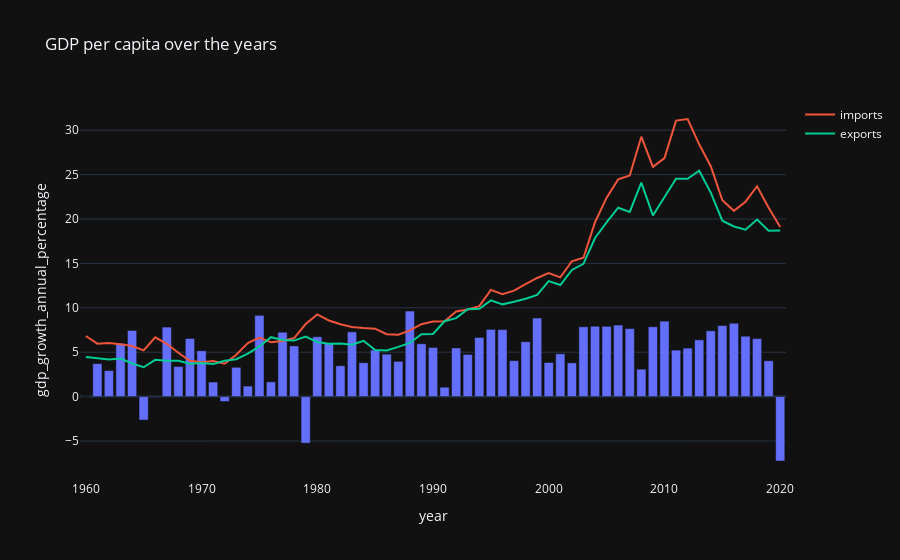

Notebook code for this chart:
### Markdown cell above
From the above observations that maybe gdp growth is correlated to imports and the exports. So, we can plot a scatter plot to see the correlation between the two.

### Code cell
# gdp bar plot
fig = px.bar(df, x='year', y='gdp_growth_annual_percentage',
             title='GDP per capita over the years')
fig.add_scatter(x=df['year'], y=df['imports_of_goods_and_services_percentage_of_gdp'], mode='lines', name='imports')
fig.add_scatter(x=df['year'], y=df['exports_of_goods_and_services_percentage_of_gdp'], mode='lines', name='exports')
fig.show()
